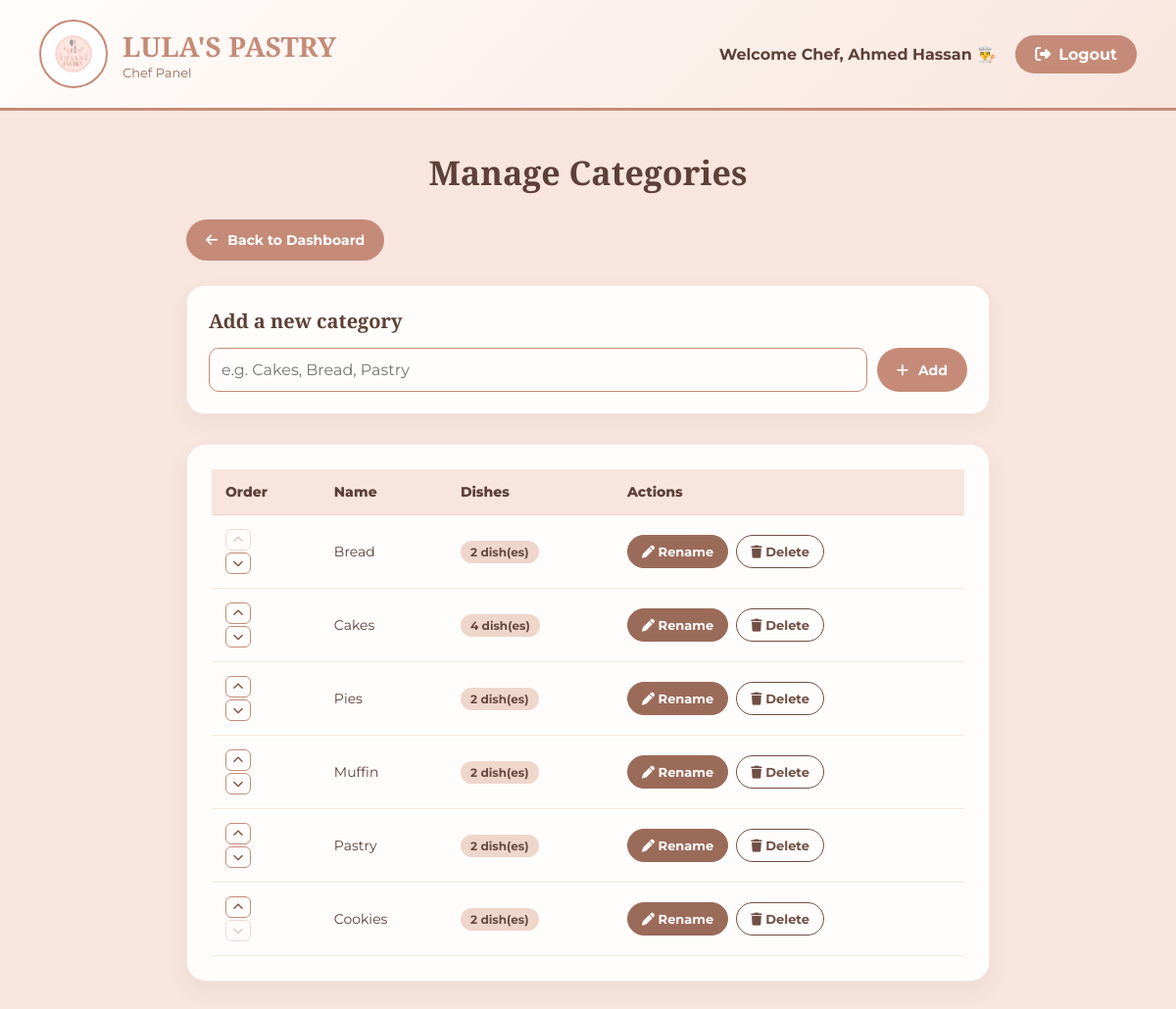
The app's page /chef-categories.php (signed in) with its own data.
### tables this page shows
CREATE TABLE `categories` (
  `id` int(11) NOT NULL,
  `name` varchar(50) NOT NULL,
  `sort_order` int(11) NOT NULL DEFAULT 0,
  `created_at` timestamp NOT NULL DEFAULT current_timestamp()
);

### chef-categories.php (the view, shortened to what this page needs)
<?php
require_once "db.php";
$categories = $pdo->query(
    "SELECT categories.id, categories.name, categories.sort_order,
            COUNT(dishes.id) AS dish_count
     FROM categories
     LEFT JOIN dishes ON dishes.category_id = categories.id
     GROUP BY categories.id, categories.name, categories.sort_order
     ORDER BY categories.sort_order ASC"
)->fetchAll(PDO::FETCH_ASSOC);
$chefName = $_SESSION["chef_name"] ?? "Chef";
?>
<!DOCTYPE html>
<html lang="en">
<head>
    <link
        rel="stylesheet"
        href="https://cdnjs.cloudflare.com/ajax/libs/font-awesome/6.4.0/css/all.min.css"
    >
</head>
<body>
    <div class="header">
        <div class="logo-area">
            <img src="asssets/logo.png" class="logo" alt="Logo">
            <div class="brand">
                <h1>LULA'S PASTRY</h1>
                <p>Chef Panel</p>
            </div>
        </div>
        <div class="header-right">
            <div class="welcome-text">
                Welcome Chef,
                <?php echo htmlspecialchars($chefName); ?> 👨‍🍳
            </div>
            <a href="logout-chef.php" class="btn-link">
                <i class="fas fa-sign-out-alt"></i> Logout
            </a>
        </div>
    </div>
    <div class="content">
        <h2 class="title">Manage Categories</h2>
        <div class="top-actions">
            <a href="chef-dashboard.php" class="btn-action">
                <i class="fas fa-arrow-left"></i> Back to Dashboard
            </a>
        </div>
        <div class="add-box">
            <h3>Add a new category</h3>
            <form method="post" action="chef-categories.php" class="add-form">
                <input
                    type="text"
                    name="name"
                    placeholder="e.g. Cakes, Bread, Pastry"
                    maxlength="50"
                    required
                >
                <button type="submit" class="btn-action">
                    <i class="fas fa-plus"></i> Add
                </button>
            </form>
        </div>
        <div class="table-box">
            <table>
                <thead>
                    <tr>
                        <th>Order</th>
                        <th>Name</th>
                        <th>Dishes</th>
                        <th>Actions</th>
                    </tr>
                </thead>
                <tbody>
                    <?php if (count($categories) === 0): ?>
                        <tr>
                            <td colspan="4" class="empty-note">
                                No categories yet. Add one above.
                            </td>
                        </tr>
                    <?php else: ?>
                        <?php foreach ($categories as $index => $category): ?>
                            <tr>
                                <td>
                                    <div class="move-btns">
                                        <form method="post" action="chef-categories.php">
                                            <button
                                                type="submit"
                                                class="move-btn"
                                                <?php echo $index === 0 ? 'disabled' : ''; ?>
                                                aria-label="Move up"
                                            >
                                                <i class="fas fa-chevron-up"></i>
                                            </button>
                                        </form>
                                        <form method="post" action="chef-categories.php">
                                            <button
                                                type="submit"
                                                class="move-btn"
                                                <?php echo $index === count($categories) - 1 ? 'disabled' : ''; ?>
                                                aria-label="Move down"
                                            >
                                                <i class="fas fa-chevron-down"></i>
                                            </button>
                                        </form>
                                    </div>
                                </td>
                                <td>
                                    <?php echo htmlspecialchars($category['name'], ENT_QUOTES, 'UTF-8'); ?>
                                </td>
                                <td>
                                    <span class="dish-count">
                                        <?php echo (int) $category['dish_count']; ?> dish(es)
                                    </span>
                                </td>
                                <td>
                                    <div class="row-actions">
                                        <button
                                            type="button"
                                            class="action-btn rename-btn"
                                            data-open-dialog="rename-dialog-<?php echo (int) $category['id']; ?>"
                                        >
                                            <i class="fas fa-pen"></i> Rename
                                        </button>
                                        <form
                                            method="post"
                                            action="chef-categories.php"
                                            onsubmit="return confirm('Delete this category? Dishes using it will become uncategorized.');"
                                        >
                                            <button type="submit" class="action-btn delete-btn">
                                                <i class="fas fa-trash"></i> Delete
                                            </button>
                                        </form>
                                    </div>
                                </td>
                            </tr>
                        <?php endforeach; ?>
                    <?php endif; ?>
                </tbody>
            </table>
        </div>
    </div>
</body>
</html>

### chef-categories.php (style rules this page uses)
* { margin: 0; padding: 0; box-sizing: border-box; }
body { font-family: 'Montserrat', sans-serif; background: #F8E6DE; color: #5D4037; }
.header { background: linear-gradient(135deg, #FFFDFB 0%, #F8E6DE 100%); padding: 20px 40px; display: flex; justify-content: space-between; align-items: center; border-bottom: 3px solid #C58B78; position: sticky; top: 0; z-index: 100; }
.logo-area { display: flex; align-items: center; gap: 15px; }
.logo { width: 70px; height: 70px; object-fit: contain; border-radius: 50%; border: 2px solid #C58B78; padding: 6px; background: white; }
.brand h1 { font-family: 'Playfair Display', serif; color: #C58B78; font-size: 28px; }
.brand p { color: #9B6B5A; font-size: 13px; }
.header-right { display: flex; gap: 20px; align-items: center; }
.welcome-text { font-weight: 700; color: #5D4037; text-align: right; }
.btn-link { text-decoration: none; background: #C58B78; color: white; padding: 10px 20px; border-radius: 25px; font-weight: 700; transition: 0.3s; display: inline-flex; gap: 8px; align-items: center; }
.content { padding: 40px; max-width: 900px; margin: 0 auto; }
.title { font-family: 'Playfair Display', serif; font-size: 34px; text-align: center; margin-bottom: 25px; }
.top-actions { display: flex; justify-content: space-between; align-items: center; margin-bottom: 25px; flex-wrap: wrap; gap: 15px; }
.btn-action { text-decoration: none; padding: 12px 20px; border-radius: 25px; font-weight: 700; display: inline-flex; align-items: center; gap: 10px; background: #C58B78; color: white; transition: 0.3s; border: none; cursor: pointer; font-family: inherit; font-size: 14px; }
.add-box { background: #FFFDFB; border-radius: 18px; padding: 22px; box-shadow: 0 8px 20px rgba(93, 64, 55, 0.06); border: 1px solid rgba(197, 139, 120, 0.2); margin-bottom: 30px; }
.add-box h3 { font-family: 'Playfair Display', serif; font-size: 20px; margin-bottom: 14px; }
.add-form { display: flex; gap: 10px; flex-wrap: wrap; }
.add-form input[type="text"] { flex: 1; min-width: 200px; padding: 12px; border: 1px solid #C58B78; border-radius: 10px; background: #FFFDFB; color: #5D4037; font: inherit; }
.table-box { background: #FFFDFB; border-radius: 20px; padding: 25px; box-shadow: 0 10px 25px rgba(0, 0, 0, 0.05); border: 1px solid rgba(197, 139, 120, 0.2); overflow-x: auto; }
table { width: 100%; border-collapse: collapse; }
th, td { padding: 14px; text-align: left; border-bottom: 1px solid rgba(197, 139, 120, 0.2); font-size: 14px; }
th { font-weight: 800; background: #F8E6DE; }
.move-btns { display: flex; flex-direction: column; gap: 2px; }
.move-btn { border: 1px solid #C58B78; background: #FFFDFB; color: #795548; border-radius: 6px; width: 26px; height: 22px; font-size: 11px; cursor: pointer; }
.move-btn:disabled { opacity: 0.3; cursor: not-allowed; }
.dish-count { background: #EED6CB; color: #69483D; font-weight: 700; font-size: 12px; padding: 4px 10px; border-radius: 15px; display: inline-block; }
.row-actions { display: flex; gap: 8px; align-items: center; }
.row-actions form { display: inline; }
.action-btn { text-decoration: none; padding: 8px 14px; border-radius: 20px; font-weight: 700; font-size: 13px; display: inline-block; border: none; cursor: pointer; font-family: inherit; transition: 0.3s; }
.rename-btn { border: 1px solid #9B6B5A; background: #9B6B5A; color: #FFFDFB; }
.delete-btn { border: 1px solid #704F45; background: #FFFDFB; color: #704F45; }

### records on screen
categories: name "Bread", dish_count "2"
categories: name "Cakes", dish_count "4"
categories: name "Pies", dish_count "2"
categories: name "Muffin", dish_count "2"
categories: name "Pastry", dish_count "2"
categories: name "Cookies", dish_count "2"

### other values on screen
$chefName "Ahmed Hassan"
